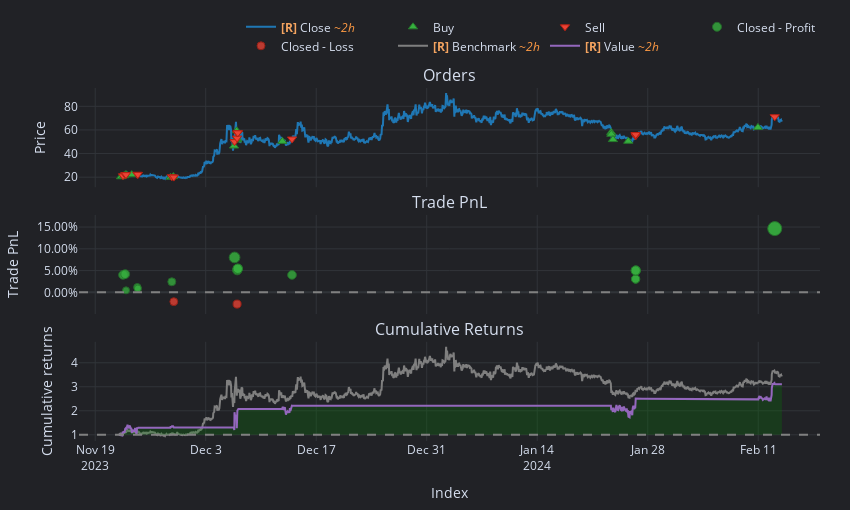

Notebook code cell kept with this figure:
### Code cell
# Choose a symbol to analyze
symbol = 'ORDIUSDT'

symbol_data = data['Close'].get(symbol=symbol)
symbol_orders = orders[orders['symbol'] == symbol]

# Identify duplicates in the index
symbol_orders.index[symbol_orders.index.duplicated()]
# Throw an error if there are duplicates
if symbol_orders.index.duplicated().any():
    raise ValueError('Duplicate timestamps found in the orders dataframe')

# Change Floor and Ceiling based on your preference to zoom in or out. This is just rounding the date to the nearest hour/day/etc.
min_date = symbol_orders.index.min().floor('D') 
max_date = symbol_orders.index.max().ceil('D')
print(f"Minimum date: {min_date}")
print(f"Maximum date: {max_date}")

unlevered_pf = vbt.Portfolio.from_orders(
    close   = symbol_data.loc[min_date:max_date], # Note, here we are using the minutely data for ETH
    size    = symbol_orders['trade_quantity'],  
    price   = symbol_orders['price'],
    size_type = 'amount',
    # fixed_fees = trades['fees'],
    init_cash = 'auto', #40000,
    # leverage=10,
    leverage_mode=vbt.pf_enums.LeverageMode.Eager,    
    freq = '15T',
)
print(f'Unlevered Portfolio Sim Sharpe Ratio: {unlevered_pf.sharpe_ratio}')
init_cash = unlevered_pf.init_cash 
leverage = 10
pf = vbt.Portfolio.from_orders(
    close   = symbol_data.loc[min_date:max_date], # Note, here we are using the minutely data for ETH
    size    = symbol_orders['trade_quantity'],  
    price   = symbol_orders['price'],
    size_type = 'amount',
    # fixed_fees = trades['fees'],
    init_cash = init_cash/leverage,
    leverage=leverage,
    leverage_mode=vbt.pf_enums.LeverageMode.Eager,    
    freq = '15T',
)

display(pf.stats())
pf.trades.records_readable
pf.plot().show()

### Figure 1 — Plotly figure (JSON) as saved in the notebook; plotly's stock layout.template omitted (floating-point values rounded to 4 significant figures; data arrays with more than 128 entries replaced by an {"elided": "..."} marker saying what was removed)
{"data": [{"legendgroup": "0", "line": {"color": "#1f77b4"}, "mode": "lines", "name": "<b style=\"color:sandybrown\">[R]</b> Close <i style=\"color:#fc9944\">~2h</i>", "showlegend": true, "type": "scatter", "uid": "45ad39b1-f3ae-41bc-b8b4-191e1f79aec4", "x": {"elided": "1000 str values"}, "xaxis": "x", "y": {"elided": "1000 float values"}, "yaxis": "y"}, {"customdata": [["0", "2023-11-22 06:33:36+00:00", 1000, 20.36, 0], ["2", "2023-11-22 15:47:58+00:00", 1000, 21.2, 0], ["4", "2023-11-22 20:22:33+00:00", 1000, 22.06, 0], ["6", "2023-11-22 21:54:20+00:00", 1000, 22.12, 0], ["7", "2023-11-23 14:55:23+00:00", 1000, 22.14, 0], ["10", "2023-11-28 12:50:39+00:00", 1000, 19.93, 0], ["12", "2023-11-28 21:31:04+00:00", 1000, 20.49, 0], ["14", "2023-12-06 14:06:12+00:00", 1000, 46.4, 0], ["16", "2023-12-06 22:08:57+00:00", 500, 59.27, 0], ["17", "2023-12-06 22:45:03+00:00", 82.9, 51.49, 0], ["18", "2023-12-06 22:46:03+00:00", 418, 51.79, 0], ["19", "2023-12-06 22:56:17+00:00", 500, 52.8, 0], ["24", "2023-12-12 17:02:10+00:00", 500, 50.32, 0], ["26", "2024-01-23 08:56:54+00:00", 200, 57.91, 0], ["27", "2024-01-23 09:12:24+00:00", 200, 56.35, 0], ["28", "2024-01-23 14:11:39+00:00", 200, 51.82, 0], ["29", "2024-01-25 12:45:46+00:00", 400, 50.44, 0], ["34", "2024-02-10 23:05:51+00:00", 500, 62.09, 0]], "hovertemplate": "<br>Order Id: %{customdata[0]}\n<br>Index: %{customdata[1]}\n<br>Size: %{customdata[2]:,}\n<br>Price: %{customdata[3]:,}\n<br>Fees: %{customdata[4]:,}", "marker": {"color": "#37B13F", "line": {"color": "rgb(38,123,44)", "width": 1}, "size": 8, "symbol": "triangle-up"}, "mode": "markers", "name": "Buy", "type": "scatter", "uid": "45872aa5-8aeb-4c47-98a8-0f20f35fb72e", "x": ["2023-11-22T06:33:36+00:00", "2023-11-22T15:47:58+00:00", "2023-11-22T20:22:33+00:00", "2023-11-22T21:54:20+00:00", "2023-11-23T14:55:23+00:00", "2023-11-28T12:50:39+00:00", "2023-11-28T21:31:04+00:00", "2023-12-06T14:06:12+00:00", "2023-12-06T22:08:57+00:00", "2023-12-06T22:45:03+00:00", "2023-12-06T22:46:03+00:00", "2023-12-06T22:56:17+00:00", "2023-12-12T17:02:10+00:00", "2024-01-23T08:56:54+00:00", "2024-01-23T09:12:24+00:00", "2024-01-23T14:11:39+00:00", "2024-01-25T12:45:46+00:00", "2024-02-10T23:05:51+00:00"], "xaxis": "x", "y": [20.36, 21.2, 22.06, 22.12, 22.14, 19.93, 20.49, 46.4, 59.27, 51.49, 51.79, 52.8, 50.32, 57.91, 56.35, 51.82, 50.44, 62.09], "yaxis": "y"}, {"customdata": [["1", "2023-11-22 12:31:41.003000+00:00", 1000, 21.18, 0], ["3", "2023-11-22 19:18:02+00:00", 1000, 22.09, 0], ["5", "2023-11-22 21:44:47+00:00", 1000, 22.16, 0], ["8", "2023-11-24 08:00:06+00:00", 1000, 22.39, 0], ["9", "2023-11-24 09:43:02+00:00", 1000, 22.32, 0], ["11", "2023-11-28 16:54:22+00:00", 1000, 20.41, 0], ["13", "2023-11-28 22:54:41+00:00", 1000, 20.05, 0], ["15", "2023-12-06 15:43:05+00:00", 1000, 50.13, 0], ["20", "2023-12-06 23:23:50+00:00", 500, 53.13, 0], ["21", "2023-12-06 23:46:50+00:00", 500, 57.38, 0], ["22", "2023-12-07 01:27:01+00:00", 418, 57.55, 0], ["23", "2023-12-07 01:27:01.001000+00:00", 82.9, 57.57, 0], ["25", "2023-12-13 22:20:29+00:00", 500, 52.33, 0], ["30", "2024-01-26 11:08:59+00:00", 200, 55.01, 0], ["31", "2024-01-26 11:08:59.001000+00:00", 200, 55.03, 0], ["32", "2024-01-26 11:26:44+00:00", 400, 56.06, 0], ["33", "2024-01-26 11:26:44.001000+00:00", 200, 56.08, 0], ["35", "2024-02-13 02:09:56+00:00", 500, 71.18, 0]], "hovertemplate": "<br>Order Id: %{customdata[0]}\n<br>Index: %{customdata[1]}\n<br>Size: %{customdata[2]:,}\n<br>Price: %{customdata[3]:,}\n<br>Fees: %{customdata[4]:,}", "marker": {"color": "#EA4335", "line": {"color": "rgb(181,31,18)", "width": 1}, "size": 8, "symbol": "triangle-down"}, "mode": "markers", "name": "Sell", "type": "scatter", "uid": "5ec46263-9306-44bb-8a45-b73a2685afc3", "x": ["2023-11-22T12:31:41.003000+00:00", "2023-11-22T19:18:02+00:00", "2023-11-22T21:44:47+00:00", "2023-11-24T08:00:06+00:00", "2023-11-24T09:43:02+00:00", "2023-11-28T16:54:22+00:00", "2023-11-28T22:54:41+00:00", "2023-12-06T15:43:05+00:00", "2023-12-06T23:23:50+00:00", "2023-12-06T23:46:50+00:00", "2023-12-07T01:27:01+00:00", "2023-12-07T01:27:01.001000+00:00", "2023-12-13T22:20:29+00:00", "2024-01-26T11:08:59+00:00", "2024-01-26T11:08:59.001000+00:00", "2024-01-26T11:26:44+00:00", "2024-01-26T11:26:44.001000+00:00", "2024-02-13T02:09:56+00:00"], "xaxis": "x", "y": [21.18, 22.09, 22.16, 22.39, 22.32, 20.41, 20.05, 50.13, 53.13, 57.38, 57.55, 57.57, 52.33, 55.01, 55.03, 56.06, 56.08, 71.18], "yaxis": "y"}, {"customdata": [["0", "0", "2023-11-22 12:31:41.003000+00:00", 818, 0.04018], ["1", "1", "2023-11-22 19:18:02+00:00", 888, 0.04189], ["2", "2", "2023-11-22 21:44:47+00:00", 102, 0.004623], ["3", "3", "2023-11-24 08:00:06+00:00", 261, 0.01179], ["4", "3", "2023-11-24 09:43:02+00:00", 188, 0.008495], ["5", "4", "2023-11-28 16:54:22+00:00", 484, 0.02429], ["7", "6", "2023-12-06 15:43:05+00:00", 3722, 0.08021], ["9", "7", "2023-12-06 23:46:50+00:00", 1390.0, 0.05091], ["10", "7", "2023-12-07 01:27:01+00:00", 1233.0, 0.05402], ["11", "7", "2023-12-07 01:27:01.001000+00:00", 245.8, 0.05431], ["12", "8", "2023-12-13 22:20:29+00:00", 1007, 0.04003], ["13", "9", "2024-01-26 11:08:59+00:00", 324.6, 0.03039], ["14", "9", "2024-01-26 11:08:59.001000+00:00", 327.2, 0.03064], ["15", "9", "2024-01-26 11:26:44+00:00", 1066.0, 0.04991], ["16", "9", "2024-01-26 11:26:44.001000+00:00", 537.8, 0.05036], ["17", "10", "2024-02-13 02:09:56+00:00", 4546.0, 0.1464]], "hovertemplate": "<br>Exit Trade Id: %{customdata[0]}\n<br>Position Id: %{customdata[1]}\n<br>Exit Index: %{customdata[2]}\n<br>PnL: %{customdata[3]:,}\n<br>Return: %{customdata[4]:,%}", "marker": {"color": "#37B13F", "line": {"color": "rgb(38,123,44)", "width": 1}, "opacity": [0.7876, 0.7894, 0.75, 0.7576, 0.7541, 0.7708, 0.83, 0.799, 0.8023, 0.8026, 0.7875, 0.7773, 0.7775, 0.7979, 0.7984, 0.9], "size": [8.755, 8.84, 7, 7.354, 7.191, 7.971, 10.73, 9.285, 9.439, 9.453, 8.748, 8.272, 8.284, 9.236, 9.258, 14], "symbol": "circle"}, "mode": "markers", "name": "Closed - Profit", "type": "scatter", "uid": "6c7562b1-372b-4314-b443-ace899e68a94", "x": ["2023-11-22T12:31:41.003000+00:00", "2023-11-22T19:18:02+00:00", "2023-11-22T21:44:47+00:00", "2023-11-24T08:00:06+00:00", "2023-11-24T09:43:02+00:00", "2023-11-28T16:54:22+00:00", "2023-12-06T15:43:05+00:00", "2023-12-06T23:46:50+00:00", "2023-12-07T01:27:01+00:00", "2023-12-07T01:27:01.001000+00:00", "2023-12-13T22:20:29+00:00", "2024-01-26T11:08:59+00:00", "2024-01-26T11:08:59.001000+00:00", "2024-01-26T11:26:44+00:00", "2024-01-26T11:26:44.001000+00:00", "2024-02-13T02:09:56+00:00"], "xaxis": "x2", "y": [0.04018, 0.04189, 0.004623, 0.01179, 0.008495, 0.02429, 0.08021, 0.05091, 0.05402, 0.05431, 0.04003, 0.03039, 0.03064, 0.04991, 0.05036, 0.1464], "yaxis": "y2"}, {"customdata": [["6", "5", "2023-11-28 22:54:41+00:00", -436, -0.02128], ["8", "7", "2023-12-06 23:23:50+00:00", -734.8, -0.02691]], "hovertemplate": "<br>Exit Trade Id: %{customdata[0]}\n<br>Position Id: %{customdata[1]}\n<br>Exit Index: %{customdata[2]}\n<br>PnL: %{customdata[3]:,}\n<br>Return: %{customdata[4]:,%}", "marker": {"color": "#EA4335", "line": {"color": "rgb(181,31,18)", "width": 1}, "opacity": [0.7676, 0.7736], "size": [7.822, 8.1], "symbol": "circle"}, "mode": "markers", "name": "Closed - Loss", "type": "scatter", "uid": "03e2c838-1bde-45cb-9503-e1bba8d9a84a", "x": ["2023-11-28T22:54:41+00:00", "2023-12-06T23:23:50+00:00"], "xaxis": "x2", "y": [-0.02128, -0.02691], "yaxis": "y2"}, {"legendgroup": "1", "line": {"color": "#7f7f7f"}, "mode": "lines", "name": "<b style=\"color:sandybrown\">[R]</b> Benchmark <i style=\"color:#fc9944\">~2h</i>", "showlegend": true, "type": "scatter", "uid": "ae79423b-8c69-420b-af55-749feca28a5d", "x": {"elided": "1000 str values"}, "xaxis": "x3", "y": {"elided": "1000 float values"}, "yaxis": "y3"}, {"hoverinfo": "skip", "line": {"color": "rgba(0, 0, 0, 0)", "width": 0}, "mode": "lines", "name": "<b style=\"color:sandybrown\">[R]</b> trace 6 <i style=\"color:#fc9944\">~2h</i>", "opacity": 0, "showlegend": false, "type": "scatter", "uid": "99701793-b47a-4b24-8c1e-58df090e6ff1", "x": {"elided": "1000 str values"}, "xaxis": "x3", "y": {"elided": "1000 int values"}, "yaxis": "y3"}, {"connectgaps": false, "fill": "tonexty", "fillcolor": "rgba(0, 128, 0, 0.25)", "hoverinfo": "skip", "line": {"color": "rgba(0, 0, 0, 0)", "width": 0}, "mode": "lines", "name": "<b style=\"color:sandybrown\">[R]</b> trace 7 <i style=\"color:#fc9944\">~2h</i>", "opacity": 0, "showlegend": false, "type": "scatter", "uid": "cb74a357-76f0-4c73-9980-13ac0768049c", "x": {"elided": "1000 str values"}, "xaxis": "x3", "y": {"elided": "1000 float values"}, "yaxis": "y3"}, {"hoverinfo": "skip", "line": {"color": "rgba(0, 0, 0, 0)", "width": 0}, "mode": "lines", "name": "<b style=\"color:sandybrown\">[R]</b> trace 8 <i style=\"color:#fc9944\">~2h</i>", "opacity": 0, "showlegend": false, "type": "scatter", "uid": "fedf7eb4-bc95-46ea-8cde-7d76d0574716", "x": {"elided": "1000 str values"}, "xaxis": "x3", "y": {"elided": "1000 int values"}, "yaxis": "y3"}, {"connectgaps": false, "fill": "tonexty", "fillcolor": "rgba(255, 0, 0, 0.25)", "hoverinfo": "skip", "line": {"color": "rgba(0, 0, 0, 0)", "width": 0}, "mode": "lines", "name": "<b style=\"color:sandybrown\">[R]</b> trace 9 <i style=\"color:#fc9944\">~2h</i>", "opacity": 0, "showlegend": false, "type": "scatter", "uid": "a474ac7d-b6c8-45f3-8a88-0d3552b3d55e", "x": {"elided": "1000 str values"}, "xaxis": "x3", "y": {"elided": "1000 float values"}, "yaxis": "y3"}, {"legendgroup": "2", "line": {"color": "#9467bd"}, "mode": "lines", "name": "<b style=\"color:sandybrown\">[R]</b> Value <i style=\"color:#fc9944\">~2h</i>", "showlegend": true, "type": "scatter", "uid": "62cdc3f7-0431-49c8-bdb8-94d3ec2551a0", "x": {"elided": "1000 str values"}, "xaxis": "x3", "y": {"elided": "1000 float values"}, "yaxis": "y3"}, {"hoverinfo": "skip", "line": {"color": "rgba(0, 0, 0, 0)", "width": 0}, "mode": "lines", "name": "<b style=\"color:sandybrown\">[R]</b> trace 11 <i style=\"color:#fc9944\">~2h</i>", "opacity": 0, "showlegend": false, "type": "scatter", "uid": "5908c4f0-6351-4e11-84c3-b37498fabe5c", "x": {"elided": "1000 str values"}, "xaxis": "x3", "y": {"elided": "1000 int values"}, "yaxis": "y3"}], "layout": {"annotations": [{"font": {"size": 16}, "showarrow": false, "text": "Orders", "x": 0.5, "xanchor": "center", "xref": "paper", "y": 1, "yanchor": "bottom", "yref": "paper"}, {"font": {"size": 16}, "showarrow": false, "text": "Trade PnL", "x": 0.5, "xanchor": "center", "xref": "paper", "y": 0.6405, "yanchor": "bottom", "yref": "paper"}, {"font": {"size": 16}, "showarrow": false, "text": "Cumulative Returns", "x": 0.5, "xanchor": "center", "xref": "paper", "y": 0.281, "yanchor": "bottom", "yref": "paper"}], "height": 510, "legend": {"orientation": "h", "traceorder": "normal", "x": 1, "xanchor": "right", "y": 1.078, "yanchor": "bottom"}, "margin": {"b": 30, "l": 30, "r": 30, "t": 30}, "shapes": [{"line": {"color": "gray", "dash": "dash"}, "type": "line", "x0": 0, "x1": 1, "xref": "paper", "y0": 0, "y1": 0, "yref": "y2"}, {"line": {"color": "gray", "dash": "dash"}, "type": "line", "x0": 0, "x1": 1, "xref": "paper", "y0": 1, "y1": 1, "yref": "y3"}], "showlegend": true, "width": 850, "xaxis": {"anchor": "y", "domain": [0, 1], "matches": "x3", "showticklabels": false}, "xaxis2": {"anchor": "y2", "domain": [0, 1], "matches": "x3", "showticklabels": false}, "xaxis3": {"anchor": "y3", "domain": [0, 1], "title": {"text": "Index"}}, "yaxis": {"anchor": "x", "domain": [0.719, 1], "title": {"text": "Price"}}, "yaxis2": {"anchor": "x2", "domain": [0.3595, 0.6405], "tickformat": ".2%", "title": {"text": "Trade PnL"}}, "yaxis3": {"anchor": "x3", "domain": [0, 0.281], "title": {"text": "Cumulative returns"}}}}
